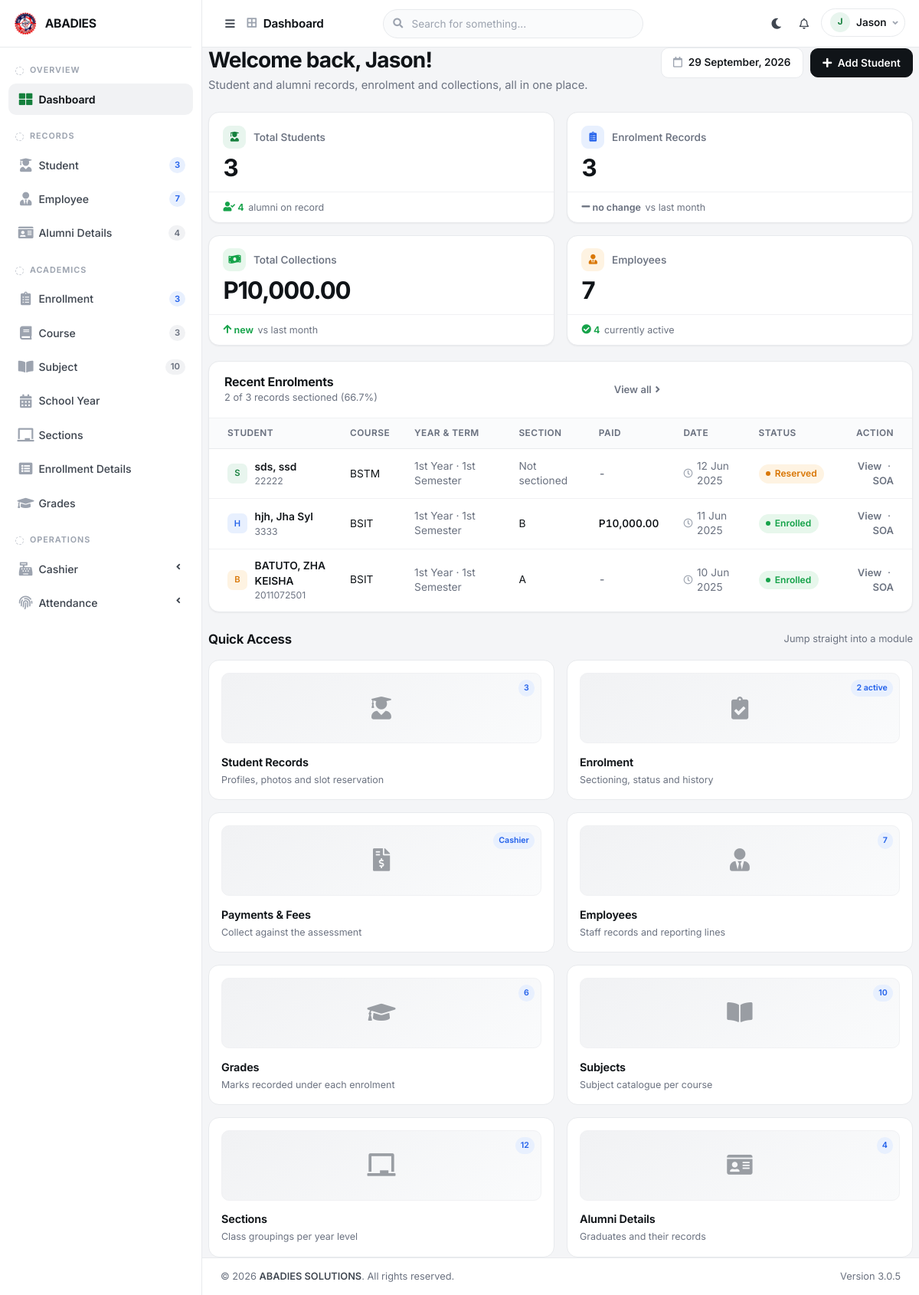
Page / (signed in) on the committed database.
### tables this page shows
CREATE TABLE `tblenrollment` (
  `ENROLLMENT_ID` int(11) NOT NULL,
  `S_ID` int(11) NOT NULL,
  `COURSE_ID` int(11) NOT NULL,
  `SECTION_ID` int(11) DEFAULT NULL,
  `SY_ID` int(11) NOT NULL,
  `YEAR_LEVEL` varchar(20) NOT NULL,
  `SEMESTER` varchar(20) NOT NULL,
  `CATEGORY` varchar(30) NOT NULL DEFAULT 'New',
  `CURRICULUM_YR` varchar(20) DEFAULT NULL,
  `DATE_RESERVED` date DEFAULT NULL,
  `DATE_ENROLLED` date DEFAULT NULL,
  `STATUS` varchar(30) NOT NULL DEFAULT 'Reserved',
  `ENCODED_BY` int(11) DEFAULT NULL
);

CREATE TABLE `tblstudent` (
  `S_ID` int(11) NOT NULL,
  `IDNO` varchar(20) NOT NULL,
  `FNAME` varchar(40) NOT NULL,
  `LNAME` varchar(40) NOT NULL,
  `MNAME` varchar(40) NOT NULL,
  `SEX` varchar(10) NOT NULL DEFAULT 'Male',
  `BDAY` date DEFAULT NULL,
  `BPLACE` text DEFAULT NULL,
  `STATUS` varchar(30) NOT NULL DEFAULT 'Active',
  `AGE` int(11) DEFAULT NULL,
  `NATIONALITY` varchar(40) DEFAULT NULL,
  `RELIGION` varchar(255) DEFAULT NULL,
  `CONTACT_NO` varchar(40) DEFAULT NULL,
  `HOME_ADD` text DEFAULT NULL,
  `EMAIL` varchar(150) DEFAULT NULL,
  `ACC_PASSWORD` text DEFAULT NULL,
  `LRNNO` varchar(15) DEFAULT NULL,
  `CONTACTPERSON` varchar(150) DEFAULT NULL,
  `COMPANYIDNO` int(11) DEFAULT NULL,
  `COURSE_ID` int(11) DEFAULT NULL,
  `AddedBy` int(11) DEFAULT NULL
);

CREATE TABLE `tblcourses` (
  `COURSE_ID` int(11) NOT NULL,
  `COURSE_CODE` varchar(20) NOT NULL,
  `COURSE_NAME` varchar(150) NOT NULL,
  `COURSE_DESC` text DEFAULT NULL,
  `STATUS` varchar(20) NOT NULL DEFAULT 'Active'
);

CREATE TABLE `tblsections` (
  `SECTION_ID` int(11) NOT NULL,
  `SECTION_NAME` varchar(50) NOT NULL,
  `COURSE_ID` int(11) NOT NULL,
  `SY_ID` int(11) NOT NULL,
  `YEAR_LEVEL` varchar(20) NOT NULL,
  `PROGRAM_HEAD` varchar(100) DEFAULT NULL
);

### index.php (called while the page is built, shortened)
<?php
require_once("theme/template.php");
?>

### include/database.php (called while the page is built, shortened)
<?php
class Database {
	var $query = '';
	public $conn;
	public function open_connection() {
		try {
		$this->conn = new PDO("mysql:host=".DB_SERVER.";dbname=".DB_NAME. "", DB_USER,DB_PASS);
		$this->conn->setAttribute(PDO::ATTR_ERRMODE, PDO::ERRMODE_EXCEPTION);
		}catch(PDOException $e){
			echo "Problem in database connection! Contact administrator!". $e->getMessage();
		}
	}
	function setQuery($sql='') {
		try {
		   $this->sql_string=$sql;
			$this->query = $this->conn->prepare($this->sql_string);
			$this->query->execute();
		  } catch (PDOException $e) {
		    echo "Failed to get query handle: " . $e->getMessage() . "\n";
		    exit;
		  }
	}
	function loadResultList() {
		$results = $this->query->fetchAll(PDO::FETCH_OBJ);
		return $results;
	}
	public function num_rows() {
		return $this->query->rowCount();
	}
	function loadSingleResult() {
		$results = $this->query->fetch(PDO::FETCH_OBJ);
		return $results;
	}
	function tableExists( $tbl_name ) {
		$this->setQuery("SHOW TABLES LIKE '".str_replace(array('`',"'"),'',$tbl_name)."'");
		return $this->num_rows() > 0;
	}
}
$mydb = new Database();
?>

### home.php (the view, shortened to what this page needs)
<?php
global $mydb;
if (!function_exists('dash_count')) {
	function dash_count($table, $where = '') {
		global $mydb;
		if (!$mydb->tableExists($table)) { return 0; }
		$mydb->setQuery("SELECT COUNT(*) AS c FROM `".$table."` ".$where);
		$r = $mydb->loadSingleResult();
		return $r ? (int)$r->c : 0;
	}
	function dash_sum($table, $col, $where = '') {
		global $mydb;
		if (!$mydb->tableExists($table)) { return 0; }
		$mydb->setQuery("SELECT COALESCE(SUM(`".$col."`),0) AS s FROM `".$table."` ".$where);
		$r = $mydb->loadSingleResult();
		return $r ? (float)$r->s : 0;
	}
	function dash_delta($now, $before, $noun = 'vs last month') {
		if ($before == 0) {
			if ($now == 0) {
				return '<span class="stat-delta flat"><i class="fas fa-minus"></i> no change</span> '.$noun;
			}
			return '<span class="stat-delta up"><i class="fas fa-arrow-up"></i> new</span> '.$noun;
		}
		$pct = (($now - $before) / $before) * 100;
		$cls = ($pct > 0) ? 'up' : (($pct < 0) ? 'down' : 'flat');
		$ico = ($pct > 0) ? 'fa-arrow-up' : (($pct < 0) ? 'fa-arrow-down' : 'fa-minus');
		$sig = ($pct > 0) ? '+' : '';
		return '<span class="stat-delta '.$cls.'"><i class="fas '.$ico.'"></i> '.$sig.number_format($pct, 1).'%</span> '.$noun;
	}
}
$thisMonth = date('Y-m-01');
$lastMonth = date('Y-m-01', strtotime('-1 month'));
$totalStudent  = dash_count('tblstudent');
$totalEmployee = dash_count('tblemployee');
$totalEnroll   = dash_count('tblenrollment');
$totalAlumni   = dash_count('alumni_details');
$totalSubject  = dash_count('tblsubjects');
$totalSection  = dash_count('tblsections');
$totalGrades   = dash_count('tblgrades');
$collected     = dash_sum('tblpayments', 'AMOUNT');
$collectedNow  = dash_sum('tblpayments', 'AMOUNT', "WHERE DATE_PAID >= '".$thisMonth."'");
$collectedPrev = dash_sum('tblpayments', 'AMOUNT', "WHERE DATE_PAID >= '".$lastMonth."' AND DATE_PAID < '".$thisMonth."'");
$enrollNow  = dash_count('tblenrollment', "WHERE DATE_RESERVED >= '".$thisMonth."'");
$enrollPrev = dash_count('tblenrollment', "WHERE DATE_RESERVED >= '".$lastMonth."' AND DATE_RESERVED < '".$thisMonth."'");
$activeEnroll = dash_count('tblenrollment', "WHERE STATUS = 'Enrolled'");
$activeStaff  = dash_count('tblemployee', "WHERE IsActive = 1");
$sectionedPct = ($totalEnroll > 0) ? ($activeEnroll / $totalEnroll) * 100 : 0;
$recent = array();
if ($mydb->tableExists('tblenrollment') && $mydb->tableExists('tblstudent')) {
	$mydb->setQuery("
		SELECT e.ENROLLMENT_ID, e.YEAR_LEVEL, e.SEMESTER, e.STATUS, e.CATEGORY,
		       e.DATE_RESERVED, e.DATE_ENROLLED,
		       s.IDNO, s.FNAME, s.LNAME,
		       c.COURSE_CODE,
		       sec.SECTION_NAME,
		       COALESCE(p.PAID, 0) AS PAID
		FROM `tblenrollment` e
		LEFT JOIN `tblstudent` s  ON s.S_ID = e.S_ID
		LEFT JOIN `tblcourses` c  ON c.COURSE_ID = e.COURSE_ID
		LEFT JOIN `tblsections` sec ON sec.SECTION_ID = e.SECTION_ID
		LEFT JOIN (SELECT ENROLLMENT_ID, SUM(AMOUNT) AS PAID FROM `tblpayments` GROUP BY ENROLLMENT_ID) p
		       ON p.ENROLLMENT_ID = e.ENROLLMENT_ID
		ORDER BY e.ENROLLMENT_ID DESC
		LIMIT 6");
	$recent = $mydb->loadResultList();
}
function dash_status_pill($status) {
	$s = strtolower(trim($status));
	if ($s === 'enrolled')  { return 'ok'; }
	return 'warn';
}
$tileTones = array('', 't-3', 't-2', 't-4', 't-1', 't-3');
?>
<section class="content">
	<div class="container-fluid px-0">
		<div class="d-flex flex-wrap align-items-start justify-content-between mb-4" style="gap:1rem;">
			<div class="page-intro">
				<h2>Welcome back, <?php echo htmlspecialchars(isset($_SESSION['DISPLAYNAME']) ? $_SESSION['DISPLAYNAME'] : 'there'); ?>!</h2>
				<p>Student and alumni records, enrolment and collections, all in one place.</p>
			</div>
			<div class="d-flex align-items-center" style="gap:.6rem;">
				<span class="date-pill">
					<i class="far fa-calendar"></i> <?php echo date('j F, Y'); ?>
				</span>
				<a href="<?php echo WEB_ROOT; ?>module/student/index.php?view=list" class="btn btn-primary">
					<i class="fas fa-plus mr-1"></i> Add Student
				</a>
			</div>
		</div>
		<div class="stat-grid">
			<div class="stat-card">
				<div class="stat-top">
					<span class="stat-icon is-brand"><i class="fas fa-user-graduate"></i></span>
					<span class="stat-label">Total Students</span>
				</div>
				<div class="stat-value"><?php echo number_format($totalStudent); ?></div>
				<div class="stat-foot">
					<?php echo $totalAlumni > 0
						? '<span class="stat-delta up"><i class="fas fa-user-check"></i> '.number_format($totalAlumni).'</span> alumni on record'
						: '<span class="stat-delta flat"><i class="fas fa-minus"></i> no</span> alumni on record'; ?>
				</div>
			</div>
			<div class="stat-card">
				<div class="stat-top">
					<span class="stat-icon is-info"><i class="fas fa-clipboard-list"></i></span>
					<span class="stat-label">Enrolment Records</span>
				</div>
				<div class="stat-value"><?php echo number_format($totalEnroll); ?></div>
				<div class="stat-foot">
					<?php echo dash_delta($enrollNow, $enrollPrev); ?>
				</div>
			</div>
			<div class="stat-card">
				<div class="stat-top">
					<span class="stat-icon is-pos"><i class="fas fa-money-bill-wave"></i></span>
					<span class="stat-label">Total Collections</span>
				</div>
				<div class="stat-value">P<?php echo number_format($collected, 2); ?></div>
				<div class="stat-foot">
					<?php echo dash_delta($collectedNow, $collectedPrev); ?>
				</div>
			</div>
			<div class="stat-card">
				<div class="stat-top">
					<span class="stat-icon is-warn"><i class="fas fa-user-tie"></i></span>
					<span class="stat-label">Employees</span>
				</div>
				<div class="stat-value"><?php echo number_format($totalEmployee); ?></div>
				<div class="stat-foot">
					<?php echo $activeStaff > 0
						? '<span class="stat-delta up"><i class="fas fa-check-circle"></i> '.number_format($activeStaff).'</span> currently active'
						: '<span class="stat-delta flat"><i class="fas fa-minus"></i> none</span> currently active'; ?>
				</div>
			</div>
		</div>
		<div class="card">
			<div class="card-header">
				<div>
					<h3 class="card-title">Recent Enrolments</h3>
					<div class="text-muted" style="font-size:.8rem;">
						<?php echo number_format($activeEnroll); ?> of <?php echo number_format($totalEnroll); ?> records sectioned
						(<?php echo number_format($sectionedPct, 1); ?>%)
					</div>
				</div>
				<a href="<?php echo WEB_ROOT; ?>module/enrollment/index.php" class="card-link-quiet">
					View all <i class="fas fa-angle-right"></i>
				</a>
			</div>
			<div class="card-body p-0">
				<div class="table-responsive">
					<table class="table table-hover">
						<thead>
							<tr>
								<th>Student</th>
								<th>Course</th>
								<th>Year &amp; Term</th>
								<th>Section</th>
								<th>Paid</th>
								<th>Date</th>
								<th>Status</th>
								<th class="text-right">Action</th>
							</tr>
						</thead>
						<tbody>
						<?php if (count($recent) === 0) { ?>
							<tr>
								<td colspan="8" class="text-center text-muted py-5">
									<i class="fas fa-clipboard-list d-block mb-2" style="font-size:1.6rem; opacity:.3;"></i>
									No enrolment records yet.
									<div class="mt-2">
										<a href="<?php echo WEB_ROOT; ?>module/student/index.php?view=list" class="btn btn-secondary btn-sm">
											Reserve a slot from the Student module
										</a>
									</div>
								</td>
							</tr>
						<?php } else {
							$i = 0;
							foreach ($recent as $r) {
								$name = trim(($r->LNAME ? $r->LNAME.', ' : '').$r->FNAME);
								$initial = strtoupper(substr($r->LNAME ? $r->LNAME : 'S', 0, 1));
								$shown = ($r->STATUS == 'Enrolled' && $r->DATE_ENROLLED) ? $r->DATE_ENROLLED : $r->DATE_RESERVED;
								$tone = $tileTones[$i % count($tileTones)];
								$i++;
						?>
							<tr>
								<td>
									<span class="cell-name">
										<span class="row-tile <?php echo $tone; ?>"><?php echo htmlspecialchars($initial); ?></span>
										<span>
											<?php echo htmlspecialchars($name); ?>
											<?php if ($r->IDNO) { ?>
												<div class="text-muted" style="font-size:.76rem; font-weight:400;"><?php echo htmlspecialchars($r->IDNO); ?></div>
											<?php } ?>
										</span>
									</span>
								</td>
								<td><?php echo htmlspecialchars($r->COURSE_CODE ? $r->COURSE_CODE : '-'); ?></td>
								<td class="text-muted">
									<?php echo htmlspecialchars($r->YEAR_LEVEL ? $r->YEAR_LEVEL : '-'); ?>
									<?php if ($r->SEMESTER) { echo ' &middot; '.htmlspecialchars($r->SEMESTER); } ?>
								</td>
								<td>
									<?php echo $r->SECTION_NAME
										? htmlspecialchars($r->SECTION_NAME)
										: '<span class="text-muted">Not sectioned</span>'; ?>
								</td>
								<td class="cell-num">
									<?php echo ($r->PAID > 0)
										? 'P'.number_format($r->PAID, 2)
										: '<span class="text-muted">-</span>'; ?>
								</td>
								<td>
									<span class="cell-meta">
										<i class="far fa-clock"></i>
										<?php echo $shown ? date('j M Y', strtotime($shown)) : 'No date'; ?>
									</span>
								</td>
								<td>
									<span class="pill <?php echo dash_status_pill($r->STATUS); ?>">
										<?php echo htmlspecialchars($r->STATUS); ?>
									</span>
								</td>
								<td class="text-right">
									<a href="<?php echo WEB_ROOT; ?>module/enrollment/index.php?view=view&id=<?php echo (int)$r->ENROLLMENT_ID; ?>"
									   class="card-link-quiet">View</a>
									<span class="text-muted mx-1">&middot;</span>
									<a href="<?php echo WEB_ROOT; ?>module/cashier/soa.php?eid=<?php echo (int)$r->ENROLLMENT_ID; ?>"
									   target="_blank" class="card-link-quiet">SOA</a>
								</td>
							</tr>
						<?php } } ?>
						</tbody>
					</table>
				</div>
			</div>
		</div>
		<div class="d-flex align-items-center justify-content-between mb-3 mt-4">
			<h3 class="card-title" style="font-size:1.05rem;">Quick Access</h3>
			<span class="text-muted" style="font-size:.8rem;">Jump straight into a module</span>
		</div>
		<div class="quick-grid">
			<a class="quick-card" href="<?php echo WEB_ROOT; ?>module/student/index.php?view=list">
				<div class="qc-art">
					<i class="fas fa-user-graduate"></i>
					<span class="qc-badge"><?php echo number_format($totalStudent); ?></span>
				</div>
				<div class="qc-title">Student Records</div>
				<div class="qc-sub">Profiles, photos and slot reservation</div>
			</a>
			<a class="quick-card" href="<?php echo WEB_ROOT; ?>module/enrollment/index.php">
				<div class="qc-art">
					<i class="fas fa-clipboard-check"></i>
					<span class="qc-badge"><?php echo number_format($activeEnroll); ?> active</span>
				</div>
				<div class="qc-title">Enrolment</div>
				<div class="qc-sub">Sectioning, status and history</div>
			</a>
			<a class="quick-card" href="<?php echo WEB_ROOT; ?>module/payments/index.php">
				<div class="qc-art">
					<i class="fas fa-file-invoice-dollar"></i>
					<span class="qc-badge">Cashier</span>
				</div>
				<div class="qc-title">Payments &amp; Fees</div>
				<div class="qc-sub">Collect against the assessment</div>
			</a>
			<a class="quick-card" href="<?php echo WEB_ROOT; ?>module/employee/index.php">
				<div class="qc-art">
					<i class="fas fa-user-tie"></i>
					<span class="qc-badge"><?php echo number_format($totalEmployee); ?></span>
				</div>
				<div class="qc-title">Employees</div>
				<div class="qc-sub">Staff records and reporting lines</div>
			</a>
			<a class="quick-card" href="<?php echo WEB_ROOT; ?>module/generic/index.php?t=tblgrades">
				<div class="qc-art">
					<i class="fas fa-graduation-cap"></i>
					<span class="qc-badge"><?php echo number_format($totalGrades); ?></span>
				</div>
				<div class="qc-title">Grades</div>
				<div class="qc-sub">Marks recorded under each enrolment</div>
			</a>
			<a class="quick-card" href="<?php echo WEB_ROOT; ?>module/subject">
				<div class="qc-art">
					<i class="fas fa-book-open"></i>
					<span class="qc-badge"><?php echo number_format($totalSubject); ?></span>
				</div>
				<div class="qc-title">Subjects</div>
				<div class="qc-sub">Subject catalogue per course</div>
			</a>
			<a class="quick-card" href="<?php echo WEB_ROOT; ?>module/generic/index.php?t=tblsections">
				<div class="qc-art">
					<i class="fas fa-chalkboard"></i>
					<span class="qc-badge"><?php echo number_format($totalSection); ?></span>
				</div>
				<div class="qc-title">Sections</div>
				<div class="qc-sub">Class groupings per year level</div>
			</a>
			<a class="quick-card" href="<?php echo WEB_ROOT; ?>module/generic/index.php?t=alumni_details">
				<div class="qc-art">
					<i class="fas fa-id-card"></i>
					<span class="qc-badge"><?php echo number_format($totalAlumni); ?></span>
				</div>
				<div class="qc-title">Alumni Details</div>
				<div class="qc-sub">Graduates and their records</div>
			</a>
		</div>
	</div>
</section>

### rows in the picture
tblenrollment: S_ID.LNAME "S", S_ID.FNAME "sds, ssd", S_ID.IDNO "22222", COURSE_ID.COURSE_CODE "BSTM", YEAR_LEVEL "1st Year", SEMESTER "1st Semester", shows "Not sectioned", date('j M Y', strtotime($shown)) "12 Jun 2025", STATUS "Reserved"
tblenrollment: S_ID.LNAME "H", S_ID.FNAME "hjh, Jha Syl", S_ID.IDNO "3333", COURSE_ID.COURSE_CODE "BSIT", YEAR_LEVEL "1st Year", SEMESTER "1st Semester", SECTION_ID.SECTION_NAME "B", PAID "10,000.00", date('j M Y', strtotime($shown)) "11 Jun 2025", STATUS "Enrolled"
tblenrollment: S_ID.LNAME "B", S_ID.FNAME "BATUTO, ZHA KEISHA", S_ID.IDNO "2011072501", COURSE_ID.COURSE_CODE "BSIT", YEAR_LEVEL "1st Year", SEMESTER "1st Semester", SECTION_ID.SECTION_NAME "A", date('j M Y', strtotime($shown)) "10 Jun 2025", STATUS "Enrolled"

### other values in the picture
$hdrTitle "Dashboard"
$hdrInit "J"
$hdrName "Jason"
$label "3 7 4 3 3 10"
isset($_SESSION['DISPLAYNAME']) ? $_SESSION['DISPLAYNAME'] : 'there' "Jason"
$totalStudent "3"
$totalAlumni "4"
$totalEnroll "3"
$noun "vs last month"
$collected "10,000.00"
$totalEmployee "7"
$activeStaff "4"
$activeEnroll "2"
$sectionedPct "66.7"
$totalGrades "6"
